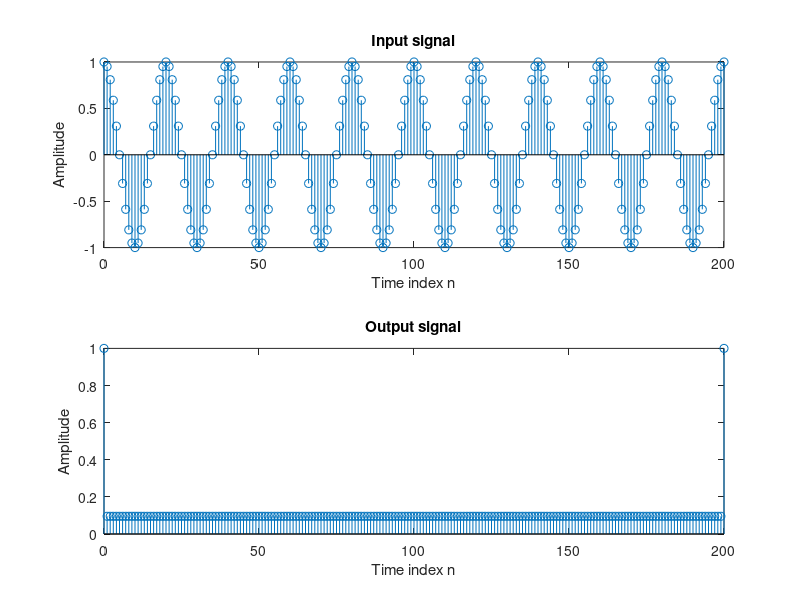

Write the MATLAB code that produced this figure.
clf;
n=0:200;
x = cos(2*pi*0.05*n);
x1 = [x 0 0];       %x(n+1)
x2 = [0 x 0];       %x(n)
x3 = [0 0 x];       %x(n-1)
y = x2.*x2 - x1.*x3;%y(n) = x(n)^2 -x(n-1)*x(n+1)
y = y(2:202);       % Dịch sang để lấy đúng trung tâm đoạn tín hiệu

subplot(2,1,1)
stem(n,x)
xlabel("Time index n");ylabel("Amplitude");
title("Input signal");

subplot(2,1,2)
stem(n,y)
xlabel("Time index n");ylabel("Amplitude");
title("Output signal");
